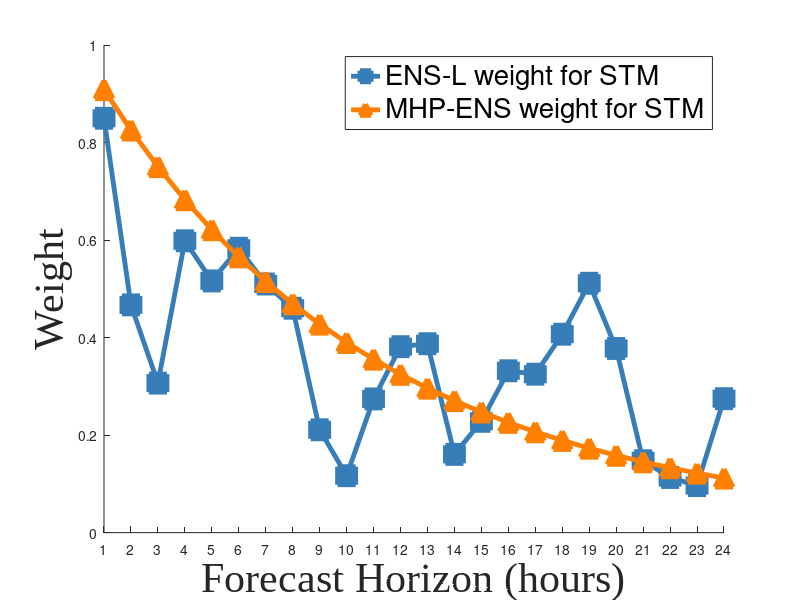

Recreate this plot in MATLAB. (Note: this script raises an error after producing the figure.)
load('W_store.mat');
ensl_short = W_store(46:183,:,1);
load ensemble_es_constrain.mat
alpha = alpha(:);
T = 24;
D = 138;
time  = (1:T)';
ws = nan(D,T);
wl = nan(D,T);
for d = 1: D
    for t = 1:T
        ws(d,t) = exp(-alpha(d)*t);
        wl(d,t) = 1 - ws(d,t);
    end
end 
color_set = [0.8941 0.1020 0.1098
                    0.2157 0.4941 0.7216
                    0.3020 0.6863 0.2902
                    0.5961 0.3059 0.6392
                    1.0000 0.4980 0.0000
                    1.0000 1.0000 0.2000
                    0.6510 0.3373 0.1569];
w_short_agg = mean(ws,1);
w_long_agg = mean(wl,1);
ens_short_agg = mean(ensl_short,1);
figure('Position',[100,100,1200,600]); % 白背景更干净

hold on;
plot(time, ens_short_agg, ...
    'Color', color_set(2,:), ...
    'Marker', 's', ...
    'LineWidth', 3.5, ...
    'MarkerSize', 13, ...
    'MarkerFaceColor', color_set(2,:), ...
    'MarkerEdgeColor', color_set(2,:), ...
    'DisplayName', 'ENS-L weight for STM');

plot(time, w_short_agg, ...
    'Color', color_set(5,:), ...
    'Marker', '^', ...
    'LineWidth', 3.5, ...
    'MarkerSize', 13, ...
    'MarkerFaceColor', color_set(5,:), ...
    'MarkerEdgeColor', color_set(5,:), ...
    'DisplayName', 'MHP-ENS weight for STM');

xlabel('Forecast Horizon (hours)', 'FontSize', 30, 'FontName', 'Times New Roman');
ylabel('Weight', 'FontSize', 30, 'FontName', 'Times New Roman');

legend('Location', 'northeast', 'FontSize', 20, 'Box', 'on');

xlim([1 24]);
ylim([0 1]);
xticks(1:1:24);   

ax = gca;
ax.FontSize = 22;           
ax.LineWidth = 2.2;        
ax.TickDir = 'out';        
ax.Box = 'off';           
ax.XColor = [0.1 0.1 0.1]; 
ax.YColor = [0.1 0.1 0.1];


set(gcf,'Renderer','painters'); 
%print('weight_fig.png', '-dpng', '-r300');
